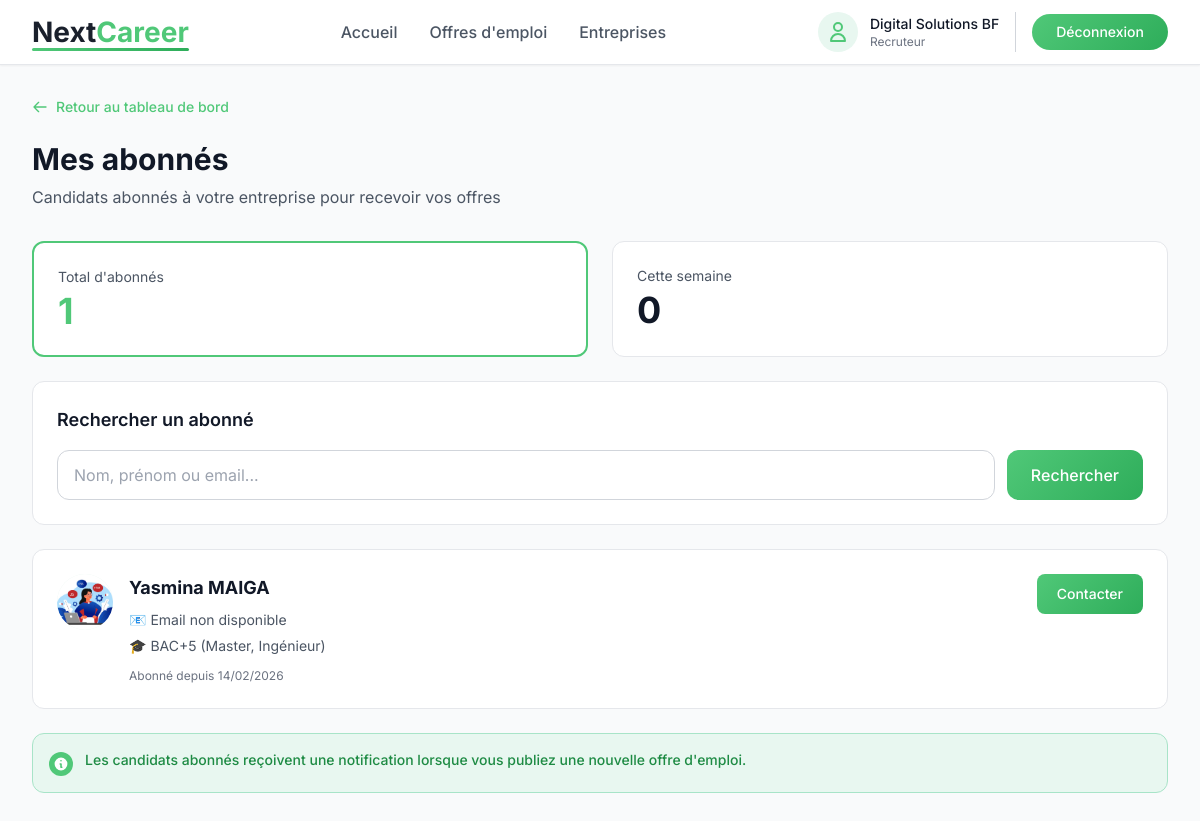
Screenshot of /pages/recruteur/abonnes.php (signed in) with the database file from the repository.
### tables this page shows
CREATE TABLE IF NOT EXISTS `recruteurs` (
  `id_recruteur` int NOT NULL AUTO_INCREMENT,
  `id_user` int DEFAULT NULL,
  `nom_entreprise` varchar(150) DEFAULT NULL,
  `ville_entreprise` varchar(100) DEFAULT NULL,
  `adresse_professionnelle` varchar(255) DEFAULT NULL,
  `nombre_employes` int DEFAULT NULL,
  `description_entreprise` text,
  `secteur` varchar(100) DEFAULT NULL,
  PRIMARY KEY (`id_recruteur`),
  UNIQUE KEY `idx_id_user_recruteur` (`id_user`)
);

CREATE TABLE IF NOT EXISTS `abonnements` (
  `id_abonnement` int NOT NULL AUTO_INCREMENT,
  `id_candidat` int DEFAULT NULL,
  `id_recruteur` int DEFAULT NULL,
  `date_abonnement` date DEFAULT NULL,
  PRIMARY KEY (`id_abonnement`),
  KEY `id_candidat` (`id_candidat`),
  KEY `id_recruteur` (`id_recruteur`)
);

CREATE TABLE IF NOT EXISTS `candidats` (
  `id_candidat` int NOT NULL AUTO_INCREMENT,
  `id_user` int DEFAULT NULL,
  `nom` varchar(100) DEFAULT NULL,
  `prenom` varchar(100) DEFAULT NULL,
  `email` varchar(50) DEFAULT NULL,
  `telephone` varchar(20) DEFAULT NULL,
  `date_naissance` date DEFAULT NULL,
  `niveau_etudes` varchar(50) DEFAULT NULL,
  `adresse` varchar(255) DEFAULT NULL,
  `ville` varchar(100) DEFAULT NULL,
  `cv_numerique` varchar(255) DEFAULT NULL,
  `bio` text,
  `domaine` varchar(100) DEFAULT NULL,
  `photo_profil` varchar(55) DEFAULT NULL,
  PRIMARY KEY (`id_candidat`),
  UNIQUE KEY `idx_id_user` (`id_user`)
);

### pages/recruteur/abonnes.php (the view, shortened to what this page needs)
<?php
require_once '../../config/db.php';
$id_recruteur = $_SESSION['user_id'];
try {
    $stmt = $pdo->prepare("SELECT nom_entreprise FROM recruteurs WHERE id_recruteur = :id");
    $stmt->execute([':id' => $id_recruteur]);
    $recruteur = $stmt->fetch();
} catch (PDOException $e) {
    $recruteur = ['nom_entreprise' => 'Entreprise'];
}
$filtre_search = $_GET['search'] ?? '';
try {
    $query = "
        SELECT
            a.*,
            c.id_candidat,
            c.nom,
            c.prenom,
            c.email,
            c.telephone,
            c.niveau_etudes,
            c.photo_profil
        FROM abonnements a
        INNER JOIN candidats c ON a.id_candidat = c.id_candidat
        WHERE a.id_recruteur = :id_recruteur
    ";
    $query .= " ORDER BY a.date_abonnement DESC";
    $stmt = $pdo->prepare($query);
    $stmt->bindParam(':id_recruteur', $id_recruteur, PDO::PARAM_INT);
    $stmt->execute();
    $abonnes = $stmt->fetchAll();
} catch (PDOException $e) {
    $abonnes = [];
}
$total_abonnes = count($abonnes);
$abonnes_cette_semaine = count(array_filter($abonnes, fn($a) =>
    strtotime($a['date_abonnement']) >= strtotime('-7 days')
));
function tempsEcoule($date) {
    $diff = time() - strtotime($date);
    if ($diff < 3600) {
        $minutes = floor($diff / 60);
        return $minutes == 0 ? "À l'instant" : "Il y a " . $minutes . " min";
    } elseif ($diff < 86400) {
        $heures = floor($diff / 3600);
        return "Il y a " . $heures . "h";
    } elseif ($diff < 604800) {
        $jours = floor($diff / 86400);
        return "Il y a " . $jours . " jour" . ($jours > 1 ? 's' : '');
    } else {
        return date('d/m/Y', strtotime($date));
    }
}
?>
<!DOCTYPE html>
<html lang="fr">
<head>
    <link rel="stylesheet" href="../../assets/css/tailwind.min.css">
</head>
<body class="bg-gray-50">
    <nav class="bg-white shadow-sm sticky top-0 z-50 border-b border-gray-200">
        <div class="max-w-7xl mx-auto px-4 sm:px-6 lg:px-8">
            <div class="flex justify-between items-center h-16">
                <div class="flex items-center space-x-2">
                    <div style="font-family: 'Inter', sans-serif; font-size: 1.75rem; font-weight: 700; color: #1a202c; position: relative; display: inline-block;">
                        Next<span style="color: #50C878;">Career</span>
                        <div style="position: absolute; bottom: 2px; left: 0; width: 100%; height: 3px; background: linear-gradient(90deg, #50C878 0%, #2EAD5A 100%); border-radius: 2px;"></div>
                    </div>
                </div>
                <div class="hidden md:flex items-center space-x-8">
                    <a href="../../index.php" class="text-gray-600 hover:text-primary transition font-medium">Accueil</a>
                    <a href="../../offres.php" class="text-gray-600 hover:text-primary transition font-medium">Offres d'emploi</a>
                    <a href="../../entreprises.php" class="text-gray-600 hover:text-primary transition font-medium">Entreprises</a>
                </div>
                <div class="flex items-center space-x-4">
                    <div class="hidden sm:flex items-center space-x-3 border-r border-gray-300 pr-4">
                        <div class="w-10 h-10 rounded-full flex items-center justify-center" style="background-color: #E8F7F0;">
                            <svg class="w-6 h-6" style="color: #50C878;" fill="none" stroke="currentColor" viewBox="0 0 24 24">
                                <path stroke-linecap="round" stroke-linejoin="round" stroke-width="2" d="M16 7a4 4 0 11-8 0 4 4 0 018 0zM12 14a7 7 0 00-7 7h14a7 7 0 00-7-7z"/>
                            </svg>
                        </div>
                        <div class="text-sm">
                            <a href="/pages/recruteur/dashboard.php" class="text-gray-900 hover:text-primary transition font-medium"><?= htmlspecialchars($recruteur['nom_entreprise'] ?? 'Entreprise') ?></a>
                            <p class="text-xs text-gray-500">Recruteur</p>
                        </div>
                    </div>
                    <a href="../../auth/logout.php" class="px-6 py-2 rounded-full text-white font-medium text-sm transition" style="background: linear-gradient(135deg, #50C878 0%, #2EAD5A 100%);" onmouseover="this.style.background='linear-gradient(135deg, #2EAD5A 0%, #1E8B44 100%)'" onmouseout="this.style.background='linear-gradient(135deg, #50C878 0%, #2EAD5A 100%)'">
                        Déconnexion
                    </a>
                </div>
            </div>
        </div>
    </nav>
    <div class="max-w-7xl mx-auto px-4 sm:px-6 lg:px-8 py-8">
        <a href="dashboard.php" class="inline-flex items-center gap-2 hover:opacity-80 mb-6 text-sm font-medium" style="color: #50C878;">
            <svg class="w-4 h-4" fill="none" stroke="currentColor" viewBox="0 0 24 24">
                <path stroke-linecap="round" stroke-linejoin="round" stroke-width="2" d="M10 19l-7-7m0 0l7-7m-7 7h18"/>
            </svg>
            Retour au tableau de bord
        </a>
        <div class="mb-8">
            <h1 class="text-3xl font-bold text-gray-900 mb-2">Mes abonnés</h1>
            <p class="text-gray-600">Candidats abonnés à votre entreprise pour recevoir vos offres</p>
        </div>
        <div class="grid grid-cols-1 md:grid-cols-2 gap-6 mb-6">
            <div class="bg-white rounded-xl p-6 border-2 card-hover" style="border-color: #50C878;">
                <p class="text-sm text-gray-600 mb-1">Total d'abonnés</p>
                <p class="text-4xl font-bold" style="color: #50C878;"><?= $total_abonnes ?></p>
            </div>
            <div class="bg-white rounded-xl p-6 border border-gray-200 card-hover">
                <p class="text-sm text-gray-600 mb-1">Cette semaine</p>
                <p class="text-4xl font-bold text-gray-900"><?= $abonnes_cette_semaine ?></p>
            </div>
        </div>
        <div class="bg-white rounded-xl p-6 border border-gray-200 mb-6">
            <h3 class="text-lg font-semibold text-gray-900 mb-4">Rechercher un abonné</h3>
            <form method="GET" class="flex gap-3">
                <div class="flex-1">
                    <input
                        type="text"
                        name="search"
                        value="<?= htmlspecialchars($filtre_search) ?>"
                        class="w-full px-4 py-3 border border-gray-300 rounded-xl focus:ring-2 focus:border-transparent"
                        placeholder="Nom, prénom ou email..."
                        onfocus="this.style.borderColor='#50C878'; this.style.boxShadow='0 0 0 3px rgba(80, 200, 120, 0.1)'"
                        onblur="this.style.borderColor='#d1d5db'; this.style.boxShadow='none'"
                    >
                </div>
                <button type="submit" class="px-6 py-3 text-white rounded-xl transition font-medium" style="background: linear-gradient(135deg, #50C878 0%, #2EAD5A 100%);" onmouseover="this.style.background='linear-gradient(135deg, #2EAD5A 0%, #1E8B44 100%)'" onmouseout="this.style.background='linear-gradient(135deg, #50C878 0%, #2EAD5A 100%)'">
                    Rechercher
                </button>
            </form>
        </div>
        <?php if (empty($abonnes)): ?>
            <div class="bg-white rounded-xl p-12 border border-gray-200 text-center">
                <div class="w-20 h-20 bg-gray-100 rounded-full flex items-center justify-center mx-auto mb-4">
                    <svg class="w-10 h-10 text-gray-400" fill="none" stroke="currentColor" viewBox="0 0 24 24">
                        <path stroke-linecap="round" stroke-linejoin="round" stroke-width="2" d="M17 20h5v-2a3 3 0 00-5.356-1.857M17 20H7m10 0v-2c0-.656-.126-1.283-.356-1.857M7 20H2v-2a3 3 0 015.356-1.857M7 20v-2c0-.656.126-1.283.356-1.857m0 0a5.002 5.002 0 019.288 0M15 7a3 3 0 11-6 0 3 3 0 016 0zm6 3a2 2 0 11-4 0 2 2 0 014 0zM7 10a2 2 0 11-4 0 2 2 0 014 0z"/>
                    </svg>
                </div>
                <h3 class="text-xl font-bold text-gray-900 mb-2">Aucun abonné</h3>
                <p class="text-gray-600 mb-4">
                    <?= $filtre_search ? 'Aucun résultat pour cette recherche' : 'Aucun candidat ne s\'est encore abonné à votre entreprise' ?>
                </p>
                <?php if (!$filtre_search): ?>
                    <p class="text-sm text-gray-500">
                        💡 Astuce : Publiez des offres attractives pour attirer des abonnés
                    </p>
                <?php endif; ?>
            </div>
        <?php else: ?>
            <div class="space-y-4">
                <?php foreach ($abonnes as $abonne): ?>
                    <div class="bg-white rounded-xl p-6 border border-gray-200 transition card-hover" onmouseover="this.style.borderColor='#50C878'" onmouseout="this.style.borderColor='#e5e7eb'">
                        <div class="flex items-start justify-between">
                            <div class="flex items-start gap-4 flex-1">
                                <div class="w-14 h-14 rounded-full flex items-center justify-center flex-shrink-0" style="background-color: #E8F7F0;">
                                    <?php if (!empty($abonne['photo_profil'])): ?>
                                        <img src="<?= htmlspecialchars($abonne['photo_profil']) ?>"
                                             alt="Photo"
                                             class="w-14 h-14 rounded-full object-cover"
                                             onerror="this.style.display='none'; this.nextElementSibling.style.display='flex';">
                                    <?php else: ?>
                                        <span class="text-xl font-bold" style="color: #50C878;">
                                            <?= strtoupper(substr($abonne['prenom'] ?? 'U', 0, 1) . substr($abonne['nom'] ?? 'N', 0, 1)) ?>
                                        </span>
                                    <?php endif; ?>
                                </div>
                                <div class="flex-1 min-w-0">
                                    <h3 class="text-lg font-bold text-gray-900 mb-2">
                                        <?= htmlspecialchars(($abonne['prenom'] ?? 'Prénom') . ' ' . ($abonne['nom'] ?? 'Nom')) ?>
                                    </h3>
                                    <div class="space-y-1.5">
                                        <p class="text-sm text-gray-600 truncate">
                                            📧 <?= htmlspecialchars($abonne['email'] ?? 'Email non disponible') ?>
                                        </p>
                                        <?php if (!empty($abonne['niveau_etudes'])): ?>
                                            <p class="text-sm text-gray-600">
                                                🎓 <?= htmlspecialchars($abonne['niveau_etudes']) ?>
                                            </p>
                                        <?php endif; ?>
                                    </div>
                                    <p class="text-xs text-gray-500 mt-3">
                                        Abonné depuis <?= tempsEcoule($abonne['date_abonnement']) ?>
                                    </p>
                                </div>
                            </div>
                            <div class="flex flex-col gap-2 ml-4">
                                <a href="mailto:<?= htmlspecialchars($abonne['email']) ?>"
                                   class="px-5 py-2.5 text-white rounded-lg transition text-sm font-medium text-center whitespace-nowrap"
                                   style="background: linear-gradient(135deg, #50C878 0%, #2EAD5A 100%);"
                                   onmouseover="this.style.background='linear-gradient(135deg, #2EAD5A 0%, #1E8B44 100%)'"
                                   onmouseout="this.style.background='linear-gradient(135deg, #50C878 0%, #2EAD5A 100%)'">
                                    Contacter
                                </a>
                            </div>
                        </div>
                    </div>
                <?php endforeach; ?>
            </div>
            <div class="mt-6 rounded-xl p-4" style="background-color: #E8F7F0; border: 1px solid #A8E4C8;">
                <div class="flex items-start gap-3">
                    <div class="w-6 h-6 rounded-full flex items-center justify-center flex-shrink-0 mt-0.5" style="background-color: #50C878;">
                        <svg class="w-4 h-4 text-white" fill="currentColor" viewBox="0 0 20 20">
                            <path fill-rule="evenodd" d="M18 10a8 8 0 11-16 0 8 8 0 0116 0zm-7-4a1 1 0 11-2 0 1 1 0 012 0zM9 9a1 1 0 000 2v3a1 1 0 001 1h1a1 1 0 100-2v-3a1 1 0 00-1-1H9z" clip-rule="evenodd"/>
                        </svg>
                    </div>
                    <div class="flex-1">
                        <p class="text-sm font-medium" style="color: #1E8B44;">
                            Les candidats abonnés reçoivent une notification lorsque vous publiez une nouvelle offre d'emploi.
                        </p>
                    </div>
                </div>
            </div>
        <?php endif; ?>
    </div>
</body>
</html>

### pages/recruteur/abonnes.php (style rules this page uses)
body { font-family: 'Inter', sans-serif; }
.card-hover { transition: all 0.3s ease; }

### rows the page displays
recruteurs: nom_entreprise "Digital Solutions BF"
abonnements: date_abonnement "0", id_candidat.photo_profil (picture), id_candidat.nom "Yasmina MAIGA", id_candidat.email "Email non disponible", id_candidat.niveau_etudes "BAC+5 (Master, Ingénieur)", date_abonnement "14/02/2026"

### other values shown
$total_abonnes "1"
